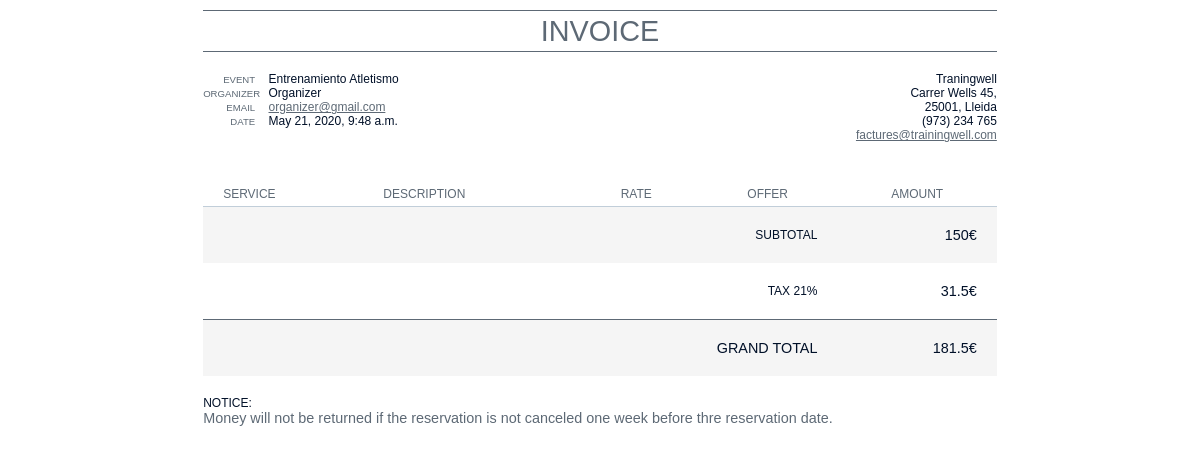
Page /en/events/reservation/29/bill (signed in) on the committed database.
### eventApp/models.py (models this page shows, shortened)
class Invoice(models.Model):
    reservation = models.ForeignKey(Reservation, on_delete=models.PROTECT)
    timeblocks = []

class Reservation(models.Model):
    PAID = 'P'
    UNPAID = 'U'
    CANCELTOREFUND = 'CTR'
    CANCELANDREFUND = 'CR'
    CANCELOUTTIME = 'COT'
    CANCEL = 'C'
    STATUS = ((PAID, 'Paid'), (UNPAID, 'Unpaid'), (CANCELTOREFUND, 'Canceled, waiting refund'),
              (CANCELANDREFUND, 'Canceled and refunded'), (CANCELOUTTIME, 'Canceled out of time'), (CANCEL, 'Canceled'))
    status = models.CharField(max_length=100, choices=STATUS)
    event_name = models.CharField(max_length=100)
    user = models.ForeignKey(settings.AUTH_USER_MODEL, on_delete=models.PROTECT)
    reservation_date = models.DateTimeField(auto_now_add=True)
    price = models.IntegerField()
    is_paid = models.BooleanField(default=False)
    last_update = models.DateTimeField()
    modified_by = models.ForeignKey(settings.AUTH_USER_MODEL, null=True, on_delete=models.SET_NULL, related_name="modifier")
    is_deleted = models.BooleanField(default=False)

class User(AbstractUser):
    is_adult = models.BooleanField(default=False)
    last_update = models.DateTimeField()
    passw_changed = models.BooleanField(default=False)
    modified_by = models.ForeignKey('self', on_delete=models.PROTECT, null=True, blank=True)
    is_deleted = models.BooleanField(default=False)
    def __str__(self):
        return u"%s" % self.username

### eventApp/decorators.py (the view)
    def wrap(request, *args, **kwargs):
        user = request.user
        path = request.build_absolute_uri()
        if not user.is_authenticated:
            from django.contrib.auth.views import redirect_to_login
            return redirect_to_login(path, settings.LOGIN_URL, REDIRECT_FIELD_NAME)
        print(user, user.passw_changed)
        if not user.passw_changed:
            return redirect(reverse('change_password'))
        return f(request, *args, **kwargs)

### eventApp/templatetags/template_tags.py (called while the page is built)
@register.filter(name='multiply')
def multiply(value, arg):
    return round(value * arg,2)

### eventApp/views.py (called while the page is built)
def notification_context_processor(request):
    return {
        'notifications': Notification.objects.filter(
            user=request.user,
            is_deleted=False
        )} if request.user.is_authenticated else {}

@decorators.custom_login_required
def reservation_bill(request, obj_id):
    reservation = get_object_or_404(Reservation, id=obj_id)
    if not Invoice.objects.filter(reservation=reservation).exists():
        set = Timeblock.objects.filter(reservation=obj_id)
        invoice = Invoice.objects.create(
            reservation=reservation,
        )
        for timeblock in set:
            invoice.timeblocks.append(timeblock)
    else:
        invoice = get_object_or_404(Invoice, reservation=reservation)
    context = {'invoice': invoice}
    return render(request, 'eventApp/reservation_bill.html', context)

### templates/eventApp/reservation_bill.html (shortened to what this page needs)
{% load static %}
{% load i18n %}
{% load template_tags %}
<!DOCTYPE html>
<html lang="en">
  <head>
    <link rel="stylesheet" href={% static 'CSS/bill.css' %} media="all" />
  </head>
  <body>
    <div class="invoice">
        <header class="clearfix">
          <h1>INVOICE</h1>
          <div id="company" class="clearfix">
            <div>Traningwell</div>
            <div>Carrer Wells 45,<br /> 25001, Lleida</div>
            <div>(973) 234 765</div>
            <div><a href="mailto:company@example.com">factures@trainingwell.com</a></div>
          </div>
          <div id="project">
              <div><span>EVENT</span> {{ invoice.reservation.event_name }}</div>
              <div><span>ORGANIZER</span> {{ invoice.reservation.user }}</div>
              <div><span>EMAIL</span> <a href="mailto:john@example.com">{{ invoice.reservation.user.email }}</a></div>
              <div><span>DATE</span> {{ invoice.reservation.reservation_date }}</div>
          </div>
        </header>
        <main>
            <table>
                <thead>
                  <tr>
                    <th class="service">SERVICE</th>
                    <th class="desc">DESCRIPTION</th>
                    <th>RATE</th>
                    <th>OFFER</th>
                    <th>AMOUNT</th>
                  </tr>
                </thead>
                <tbody>
                  <tr>
                    <td colspan="4">SUBTOTAL</td>
                    <td class="total">{{ invoice.reservation.price}}€</td>
                  </tr>
                  <tr>
                    <td colspan="4">TAX 21%</td>
                    <td class="total">{{ invoice.reservation.price|multiply:0.21 }}€</td>
                  </tr>
                  <tr>
                    <td colspan="4" class="grand total">GRAND TOTAL</td>
                    <td class="grand total">{{ invoice.reservation.price|multiply:1.21 }}€</td>
                  </tr>
                </tbody>
              </table>
              <div id="notices">
                <div>NOTICE:</div>
                <div class="notice">Money will not be returned if the reservation is not canceled one week before thre reservation date.</div>
              </div>
        </main>
    </div>
  </body>
</html>

### static/CSS/bill.css (style rules this page uses)
.clearfix:after { content: ""; display: table; clear: both; }
a { color: #5D6975; text-decoration: underline; }
body { position: relative; width: 21cm; height: 29.7cm; margin: 0 auto; color: #001028; background: #FFFFFF; font-family: Arial, sans-serif; font-size: 12px; font-family: Arial; }
header { padding: 10px 0; margin-bottom: 30px; }
h1 { border-top: 1px solid #5D6975; border-bottom: 1px solid #5D6975; color: #5D6975; font-size: 2.4em; line-height: 1.4em; font-weight: normal; text-align: center; margin: 0 0 20px 0; background: url(dimension.png); }
#project { float: left; }
#project span { color: #5D6975; text-align: right; width: 52px; margin-right: 10px; display: inline-block; font-size: 0.8em; }
#company { float: right; text-align: right; }
#project div, #company div { white-space: nowrap; }
table { width: 100%; border-collapse: collapse; border-spacing: 0; margin-bottom: 20px; }
table tr:nth-child(2n-1) td { background: #F5F5F5; }
table th, table td { text-align: center; }
table th { padding: 5px 20px; color: #5D6975; border-bottom: 1px solid #C1CED9; white-space: nowrap; font-weight: normal; }
table .service, table .desc { text-align: left; }
table td { padding: 20px; text-align: right; }
table td.unit, table td.qty, table td.total { font-size: 1.2em; }
table td.grand { border-top: 1px solid #5D6975;; }
#notices .notice { color: #5D6975; font-size: 1.2em; }

### rows in the picture
Invoice: reservation.event_name "Entrenamiento Atletismo", reservation.user "Organizer", reservation.user.email "organizer@gmail.com", reservation.reservation_date "May 21, 2020, 9:48 a.m.", reservation.price "150", reservation.price|multiply "31.5", reservation.price|multiply "181.5"
